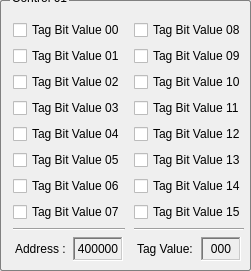
   <widget class="QGroupBox" name="grpControl01">
    <property name="geometry">
     <rect>
      <x>540</x>
      <y>50</y>
      <width>251</width>
      <height>271</height>
     </rect>
    </property>
    <property name="autoFillBackground">
     <bool>false</bool>
    </property>
    <property name="styleSheet">
     <string notr="true">QGroupBox {
	border: 1px solid gray;
	border-radius: 2px;
	margin-top:0.5em;
}

QGroupBox::title {
	top:-9;
	left:10px;
}</string>
    </property>
    <property name="title">
     <string>Control 01</string>
    </property>
    <property name="alignment">
     <set>Qt::AlignLeading|Qt::AlignLeft|Qt::AlignVCenter</set>
    </property>
    <property name="flat">
     <bool>false</bool>
    </property>
    <property name="checkable">
     <bool>false</bool>
    </property>
    <widget class="QWidget" name="gridLayoutWidget_3">
     <property name="geometry">
      <rect>
       <x>10</x>
       <y>20</y>
       <width>239</width>
       <height>241</height>
      </rect>
     </property>
     <layout class="QGridLayout" name="gridLayout_3">
      <property name="sizeConstraint">
       <enum>QLayout::SetDefaultConstraint</enum>
      </property>
      <property name="verticalSpacing">
       <number>6</number>
      </property>
      <item row="5" column="0">
       <widget class="QCheckBox" name="chkControl01_05">
        <property name="text">
         <string>Tag Bit Value 05</string>
        </property>
       </widget>
      </item>
      <item row="8" column="0">
       <widget class="Line" name="line_5">
        <property name="orientation">
         <enum>Qt::Horizontal</enum>
        </property>
       </widget>
      </item>
      <item row="4" column="1">
       <widget class="QCheckBox" name="chkControl01_12">
        <property name="minimumSize">
         <size>
          <width>110</width>
          <height>0</height>
         </size>
        </property>
        <property name="maximumSize">
         <size>
          <width>110</width>
          <height>16777215</height>
         </size>
        </property>
        <property name="text">
         <string>Tag Bit Value 12</string>
        </property>
       </widget>
      </item>
      <item row="6" column="1">
       <widget class="QCheckBox" name="chkControl01_14">
        <property name="minimumSize">
         <size>
          <width>110</width>
          <height>0</height>
         </size>
        </property>
        <property name="maximumSize">
         <size>
          <width>110</width>
          <height>16777215</height>
         </size>
        </property>
        <property name="text">
         <string>Tag Bit Value 14</string>
        </property>
       </widget>
      </item>
      <item row="1" column="1">
       <widget class="QCheckBox" name="chkControl01_09">
        <property name="minimumSize">
         <size>
          <width>110</width>
          <height>0</height>
         </size>
        </property>
        <property name="maximumSize">
         <size>
          <width>110</width>
          <height>16777215</height>
         </size>
        </property>
        <property name="text">
         <string>Tag Bit Value 09</string>
        </property>
       </widget>
      </item>
      <item row="0" column="0">
       <widget class="QCheckBox" name="chkControl01_00">
        <property name="minimumSize">
         <size>
          <width>110</width>
          <height>0</height>
         </size>
        </property>
        <property name="maximumSize">
         <size>
          <width>110</width>
          <height>16777215</height>
         </size>
        </property>
        <property name="text">
         <string>Tag Bit Value 00</string>
        </property>
       </widget>
      </item>
      <item row="4" column="0">
       <widget class="QCheckBox" name="chkControl01_04">
        <property name="text">
         <string>Tag Bit Value 04</string>
        </property>
       </widget>
      </item>
      <item row="5" column="1">
       <widget class="QCheckBox" name="chkControl01_13">
        <property name="minimumSize">
         <size>
          <width>110</width>
          <height>0</height>
         </size>
        </property>
        <property name="maximumSize">
         <size>
          <width>110</width>
          <height>16777215</height>
         </size>
        </property>
        <property name="text">
         <string>Tag Bit Value 13</string>
        </property>
       </widget>
      </item>
      <item row="8" column="1">
       <widget class="Line" name="line_6">
        <property name="orientation">
         <enum>Qt::Horizontal</enum>
        </property>
       </widget>
      </item>
      <item row="3" column="0">
       <widget class="QCheckBox" name="chkControl01_03">
        <property name="text">
         <string>Tag Bit Value 03</string>
        </property>
       </widget>
      </item>
      <item row="2" column="1">
       <widget class="QCheckBox" name="chkControl01_10">
        <property name="minimumSize">
         <size>
          <width>110</width>
          <height>0</height>
         </size>
        </property>
        <property name="maximumSize">
         <size>
          <width>110</width>
          <height>16777215</height>
         </size>
        </property>
        <property name="text">
         <string>Tag Bit Value 10</string>
        </property>
       </widget>
      </item>
      <item row="6" column="0">
       <widget class="QCheckBox" name="chkControl01_06">
        <property name="text">
         <string>Tag Bit Value 06</string>
        </property>
       </widget>
      </item>
      <item row="7" column="1">
       <widget class="QCheckBox" name="chkControl01_15">
        <property name="minimumSize">
         <size>
          <width>110</width>
          <height>0</height>
         </size>
        </property>
        <property name="maximumSize">
         <size>
          <width>110</width>
          <height>16777215</height>
         </size>
        </property>
        <property name="text">
         <string>Tag Bit Value 15</string>
        </property>
       </widget>
      </item>
      <item row="0" column="1">
       <widget class="QCheckBox" name="chkControl01_08">
        <property name="minimumSize">
         <size>
          <width>110</width>
          <height>0</height>
         </size>
        </property>
        <property name="maximumSize">
         <size>
          <width>110</width>
          <height>16777215</height>
         </size>
        </property>
        <property name="text">
         <string>Tag Bit Value 08</string>
        </property>
       </widget>
      </item>
      <item row="1" column="0">
       <widget class="QCheckBox" name="chkControl01_01">
        <property name="text">
         <string>Tag Bit Value 01</string>
        </property>
       </widget>
      </item>
      <item row="2" column="0">
       <widget class="QCheckBox" name="chkControl01_02">
        <property name="text">
         <string>Tag Bit Value 02</string>
        </property>
       </widget>
      </item>
      <item row="7" column="0">
       <widget class="QCheckBox" name="chkControl01_07">
        <property name="text">
         <string>Tag Bit Value 07</string>
        </property>
       </widget>
      </item>
      <item row="3" column="1">
       <widget class="QCheckBox" name="chkControl01_11">
        <property name="minimumSize">
         <size>
          <width>110</width>
          <height>0</height>
         </size>
        </property>
        <property name="maximumSize">
         <size>
          <width>110</width>
          <height>16777215</height>
         </size>
        </property>
        <property name="text">
         <string>Tag Bit Value 11</string>
        </property>
       </widget>
      </item>
      <item row="9" column="0">
       <layout class="QHBoxLayout" name="horizontalLayout_9">
        <item>
         <widget class="QLabel" name="lblCtrl01Desc_3">
          <property name="minimumSize">
           <size>
            <width>50</width>
            <height>0</height>
           </size>
          </property>
          <property name="maximumSize">
           <size>
            <width>50</width>
            <height>16777215</height>
           </size>
          </property>
          <property name="text">
           <string>Address :</string>
          </property>
         </widget>
        </item>
        <item>
         <widget class="QLabel" name="lblControl01Address">
          <property name="minimumSize">
           <size>
            <width>50</width>
            <height>0</height>
           </size>
          </property>
          <property name="maximumSize">
           <size>
            <width>50</width>
            <height>16777215</height>
           </size>
          </property>
          <property name="frameShape">
           <enum>QFrame::WinPanel</enum>
          </property>
          <property name="frameShadow">
           <enum>QFrame::Sunken</enum>
          </property>
          <property name="text">
           <string>400000</string>
          </property>
          <property name="alignment">
           <set>Qt::AlignCenter</set>
          </property>
         </widget>
        </item>
       </layout>
      </item>
      <item row="9" column="1">
       <layout class="QHBoxLayout" name="horizontalLayout_10">
        <item>
         <widget class="QLabel" name="lblCtrl01Desc02_3">
          <property name="minimumSize">
           <size>
            <width>55</width>
            <height>0</height>
           </size>
          </property>
          <property name="maximumSize">
           <size>
            <width>55</width>
            <height>16777215</height>
           </size>
          </property>
          <property name="text">
           <string>Tag Value:</string>
          </property>
         </widget>
        </item>
        <item>
         <widget class="QLabel" name="lblControl01Value">
          <property name="minimumSize">
           <size>
            <width>40</width>
            <height>0</height>
           </size>
          </property>
          <property name="maximumSize">
           <size>
            <width>40</width>
            <height>16777215</height>
           </size>
          </property>
          <property name="frameShape">
           <enum>QFrame::WinPanel</enum>
          </property>
          <property name="frameShadow">
           <enum>QFrame::Sunken</enum>
          </property>
          <property name="text">
           <string>000</string>
          </property>
          <property name="alignment">
           <set>Qt::AlignCenter</set>
          </property>
         </widget>
        </item>
       </layout>
      </item>
     </layout>
    </widget>
   </widget>
